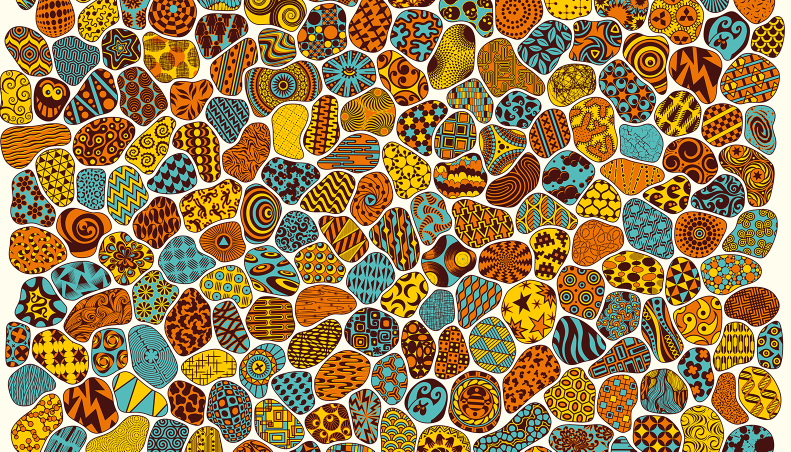
#> input picture data/twinit-sample.png, 1582 x 903 px (shown at 1/2 size)
$ python main.py   (older library calls are emulated)
#> lines starting #> are read from the running program, lines starting #| are printed output that depends on the picture; after the words box and inside, x2 and y2 are one past the last pixel; in counts of white or black regions, pixels touching at a corner belong together
#> further down, poster is the input picture: shape (903, 1582, 3); mean B, G, R 74.5, 127.2, 156.6
#| Poster dim. and channels: (903, 1582, 3)
#> (key Esc is pressed here)
### identify.py
import os

import cv2
import numpy as np


class Identify(object):

    def __init__(self, image, dirname):
        # Instance variables
        self.img = image
        self.dirname = dirname

    def mask(self, mode=None):
        """Creat a mask of a given image:
        Use cv2.threshold() with cv2.THRESH_BINARY_INV mode to get a binary image
        with white forground and black background
        Use cv2.morphologyEx() with cv2.MORPH_OPEN option to remove BG noises
        """
#> called with mode = 1
        # Convert original image to grayscale option
        img_gray = cv2.cvtColor(self.img, cv2.COLOR_BGR2GRAY)
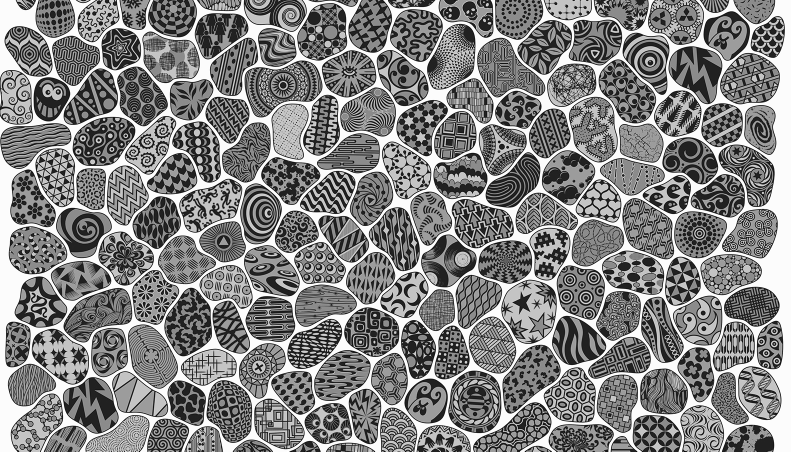
#> img_gray: shape (903, 1582) (shown at 1/2 size); min 0, max 255, mean 130
        # Bounding detection:
        # Threshold = 249, as brightness background area between 250 and 255
        ret, mask_inv = cv2.threshold(
            img_gray, 249, 255, cv2.THRESH_BINARY_INV)  # FG=White BG=Black
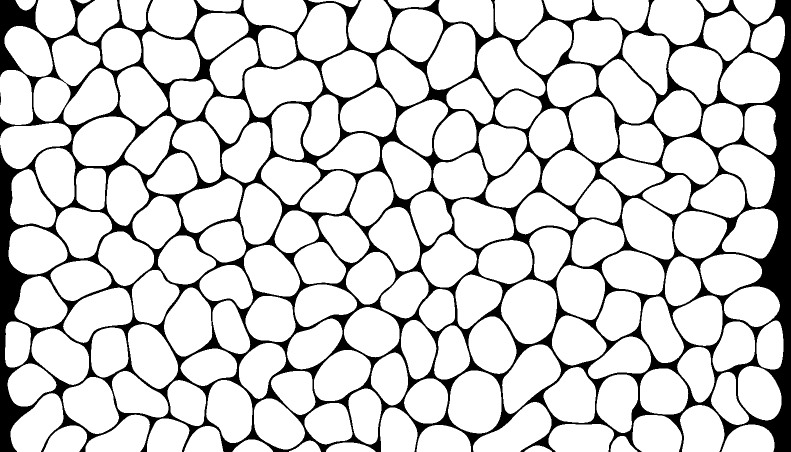
#> mask_inv: shape (903, 1582) (shown at 1/2 size); 84.1% white; 2 black regions, box (x1, y1, x2, y2) and area: (0, 0, 1582, 903) 227008, (0, 185, 2, 210) 37
        # Morphological Gradient
#        kernel = np.ones((3,3),np.uint8)
        kernel = np.array([[0, 1, 0], [1, 1, 1], [0, 1, 0]], dtype=np.uint8)
        gradient_mask_inv = cv2.morphologyEx(mask_inv, cv2.MORPH_OPEN, kernel)
#> gradient_mask_inv: shape (903, 1582); 84.1% white; 2 black regions
        if mode is None:
            return gradient_mask_inv
        else:
            cv2.imwrite(os.path.join(
                self.dirname, "mask Result.png"), gradient_mask_inv)
            cv2.imwrite(os.path.join(
                self.dirname, "threshold249.png"), mask_inv)
            cv2.imwrite(os.path.join(self.dirname, "img_gray.png"), img_gray)

    def contour(self):
        # Copy gradient_mask_inv into gradient_mask_inv2:
        # findContours function modifies the source image
        gradient_mask_inv2 = self.mask()
        # Find countour
        contours, hierarchy = cv2.findContours(
            gradient_mask_inv2, cv2.RETR_EXTERNAL, cv2.CHAIN_APPROX_SIMPLE)
#> contours = 182 contours; largest, box (x1, y1, x2, y2) and area: (489, 120, 646, 235) 11828, (1002, 559, 1114, 688) 10946, (896, 741, 1003, 867) 10825, (1137, 193, 1236, 326) 9834, (954, 75, 1091, 195) 9745
        # return values using a tuple
        return (contours, hierarchy)

    def print_id(self, mode=None):
        img_gray = cv2.cvtColor(self.img, cv2.COLOR_BGR2GRAY)
        # To draw colored id on grayscal img
        img_gray_3chan = cv2.cvtColor(img_gray, cv2.COLOR_GRAY2BGR)
        contours, hierarchy = self.contour()
        # Cell iteration
        for i in range(0, len(contours)):
            cnt = contours[i]
            (centre_cnt_x, centre_cnt_y), radius = cv2.minEnclosingCircle(cnt)
            # Draw labels on
            font = cv2.FONT_HERSHEY_SIMPLEX
            im_with_label = cv2.putText(img_gray_3chan, str(
                i), (int(centre_cnt_x), int(centre_cnt_y)), font, 1, (72, 33, 242), 3)
#> this loop made 182 passes
#> (centre_cnt_x, centre_cnt_y, radius) on passes 1 to 3: (1076, 902, 27), (701, 901.5, 49), (610.5, 902, 30.5)
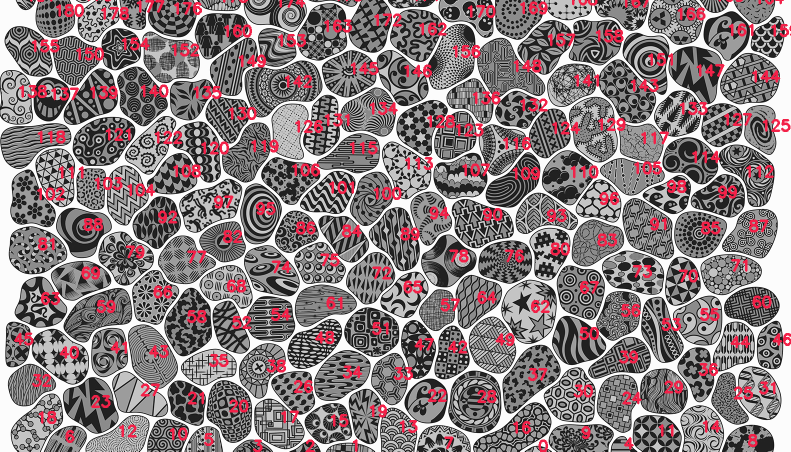
#> img_gray_3chan: shape (903, 1582, 3) (shown at 1/2 size); mean B, G, R 126.6, 123.9, 138.1
        if mode is None:
            return im_with_label
        else:
            cv2.imwrite(os.path.join(
                self.dirname, "Cells ID.png"), im_with_label)

    # [151 lines left out: functions extract_cell_gray, extract_cell_rgb, extract_all_cells, extract_all_cells_rgb, hide_cell, hidden_rgb and 1 more, not called in this run]

### display.py
import cv2

import matchCells
import identify


class Result(object):

    def __init__(self, image, dirname):
        self.img = image
        self.dirname = dirname

    def play(self):
        """play() function doc

            Display matching areas found for a given cell #id

            Use trackbars to setup values for cells #id and Accurateness level
            NB: You can use NUMPAV keys also:
                8 and 2  for cell #id
                4 and 6  for Accurateness level

            Press 'm' to display matching area
        """
        match_getter = matchCells.Matching(self.img, self.dirname)
        contours_getter = identify.Identify(self.img, self.dirname)
        Contours, _ = contours_getter.contour()
#> Contours has the same summary as contours in contour
        nb_Contours = len(Contours) - 1
#> nb_Contours = 181

        def nothing(x):
            pass

        # Create a black image, a window
        disp = self.img
        # Display debugging
        cv2.namedWindow('picTwin', cv2.WINDOW_KEEPRATIO)
        cv2.moveWindow('picTwin', 0, 0)
        cv2.resizeWindow('picTwin', 800, 1200)
        # Identify Cells
        labels = contours_getter.print_id(mode=None)
#> the loop in print_id (call 2), `for i in range(0, len(contours)):` made 182 passes
        cv2.namedWindow('Cell labels', cv2.WINDOW_NORMAL)
        cv2.imshow('Cell labels', labels)
        # create trackbars for cell id selection
        cv2.createTrackbar('Cell #Id', 'picTwin', 0, nb_Contours, nothing)
        # create trackbars for threshold selection
        cv2.createTrackbar('Precision', 'picTwin', 0, 20, nothing)
        cv2.imshow('picTwin', disp)
        while (1):
            cv2.imshow('picTwin', disp)
            k = 0xFF & cv2.waitKey(1)
#> (key Esc is pressed here)
            # key bindings
            if k == 27:         # esc to exit
                break
            elif k == ord('m'):  # matching
                cellId = cv2.getTrackbarPos('Cell #Id', 'picTwin')
                step = cv2.getTrackbarPos('Precision', 'picTwin')
                th = step / float(20)
                disp = match_getter.find_me(cellId, th)
                print("Results for Cell #{} and similarity level= {}% \n".format(
                    cellId, th * 100))
            elif k == ord('8'):
                pos = cv2.getTrackbarPos('Cell #Id', 'picTwin')
                pos = pos + 1
                cv2.setTrackbarPos('Cell #Id', 'picTwin', pos)
            elif k == ord('2'):
                pos = cv2.getTrackbarPos('Cell #Id', 'picTwin')
                pos = pos - 1
                cv2.setTrackbarPos('Cell #Id', 'picTwin', pos)
            elif k == ord('6'):
                pos = cv2.getTrackbarPos('Precision', 'picTwin')
                pos = pos + 1
                cv2.setTrackbarPos('Precision', 'picTwin', pos)
            elif k == ord('4'):
                pos = cv2.getTrackbarPos('Precision', 'picTwin')
                pos = pos - 1
                cv2.setTrackbarPos('Precision', 'picTwin', pos)

            elif k == ord('r'):  # reset
                disp = self.img

        cv2.destroyAllWindows()

### cleanImage.py
"""
=====================
cleanImage module doc
=====================
    README FIRST:
    1/Use MOUSE RIGHT BUTTON to select background color in 'CLEAN' window
    2/Then you need to hide regions of image (ROI) where pictwin is sure to not
    find any bubbles:
        [Top-left: logo] [Bottom-right: rules] [Bottom: features]
    Use the MOUSE LEFT BUTTON to draw areas on SOURCE window
    3/If you are not proud of your selections, don't be ashamed you are allowed
    to press 'r' to reset your work.
    4/If your are satisfied with your work, press 's' to save the image file
    (saved in dir: ./results/pictwin.png).
        picTwin joue avec Twin-It© (une invention originale de Thomas VUARCHEX)
===============================================================================
"""
import os
import cv2


class Cleaning(object):

    def __init__(self, poster, dirname):
        # Resizeable input windows
        cv2.namedWindow('CLEAN', cv2.WINDOW_NORMAL)
        cv2.resizeWindow('CLEAN', int(poster.shape[0]/2), int(poster.shape[1]/2))
        cv2.moveWindow('CLEAN', 0, 0)
        # Instance variables
        self.img = poster
        self.save = poster
        self.img2 = poster.copy()
        self.dirname = dirname
        self.GREEN = [0, 255, 0]
        self.HIDE = [249, 250, 250]
        self.ix, self.iy = -1, -1
        self.drawing = False

    # [22 lines left out: function getcolor_hide_mouse, not called in this run]

    def clean(self):
        cv2.setMouseCallback('CLEAN', self.getcolor_hide_mouse)
        while True:
            cv2.imshow('CLEAN', self.img)
            k = 0xFF & cv2.waitKey(1)
            # key bindings
            if k == 27:  # esc to exit
                break
            elif k == ord('r'):  # reset all flags
                self.HIDE = [250, 250, 250]
                self.drawing = False
                self.img = self.save
                self.img2 = self.img.copy()
                print(" Values have been reset \n")
            elif k == ord('s'):  # save image
                cv2.imwrite(os.path.join(self.dirname, 'pictwin.png'), self.img)
                print("Saved in {}/pictwin.png".format(self.dirname))
                break
        cv2.destroyWindow('CLEAN')

    def get_image(self):
        return self.img

### matchCells.py
import math
import os

import numpy as np
import cv2

import identify


class Matching(object):

    def __init__(self, image, dirname):
        # Instance variables
        self.img = image
        self.dirname = dirname
        self.BLUE = [255, 18, 0]  # color for query area
        self.RED = [0, 0, 255]  # color for matched areas

    # [96 lines left out: functions find, find_id, find_me, not called in this run]

### main.py
import os
import shutil

import cv2

import cleanImage
import identify
import display

IMAGE_PATH = 'data/twinit-sample.png'

if __name__ == '__main__':

    dirname = 'results'
    if os.path.exists(dirname):
        shutil.rmtree(dirname, ignore_errors=True)
    os.mkdir(dirname)

    # Read original file:
    poster = cv2.imread(IMAGE_PATH, 1)

    print('Poster dim. and channels: {}'.format(poster.shape))

    # Cleaning poster
    print(cleanImage.__doc__)
    start = cleanImage.Cleaning(poster, dirname)
    start.clean()
    img = start.get_image()

    # Save contours Id & mask
    keep_roll = identify.Identify(img, dirname)
    keep_roll.mask(mode=1)
    keep_roll.print_id(mode=1)

    # Match Cells and display results
    finish = display.Result(img, dirname)
    print(display.Result.play.__doc__)
    finish.play()

    # Close all window
    if cv2.waitKey(0) & 0xff == 27:
#> (key Esc is pressed here)
        cv2.destroyAllWindows()
